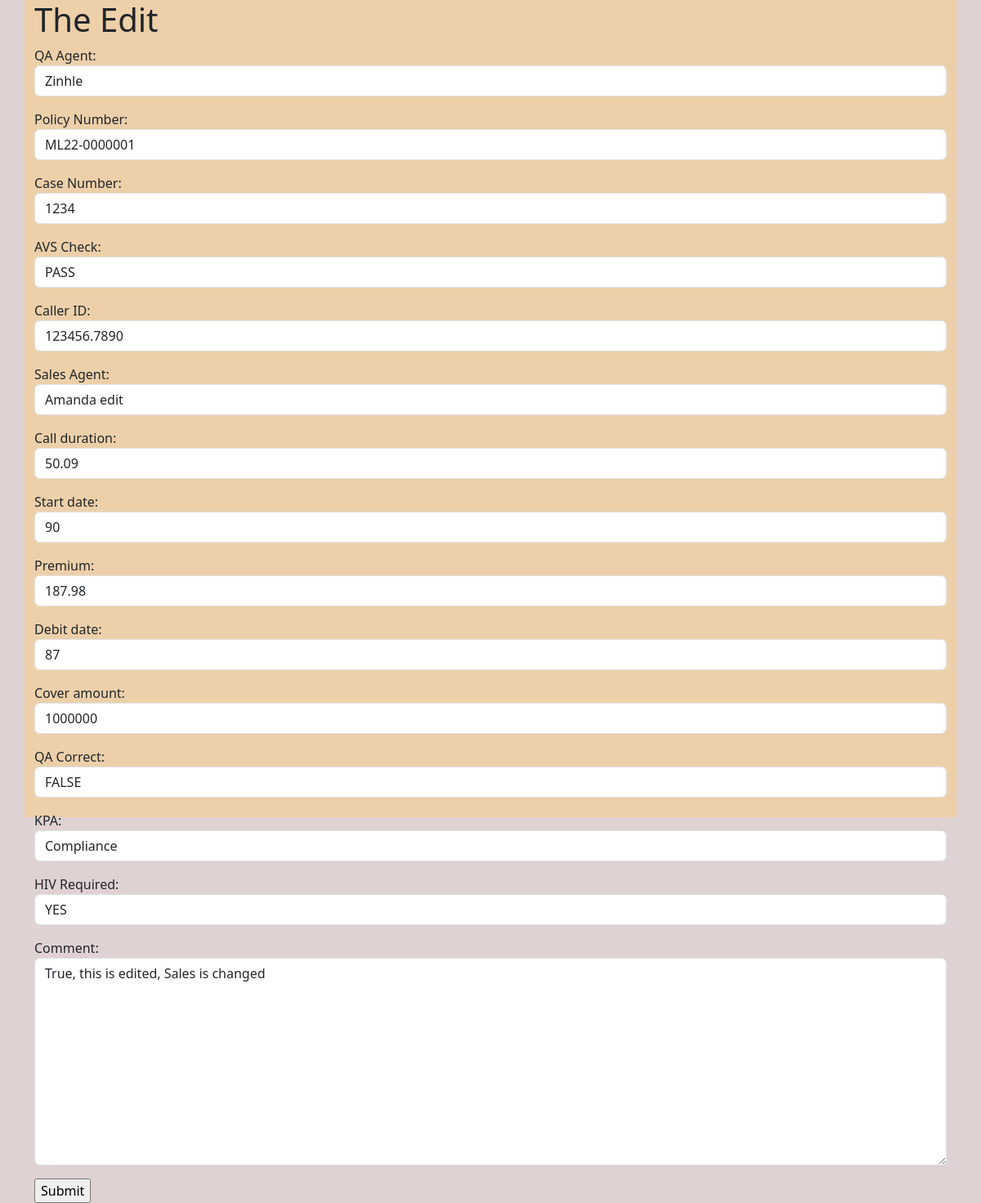
Screenshot of /Edit/1 (signed in) with the database file from the repository.
### SouthsideApp/models.py (models this page shows, shortened)
class QACModels(models.Model):
    Date = models.DateTimeField(auto_now_add=True)
    QA_Agent = models.ForeignKey(User, null=True, on_delete=models.CASCADE)
    Policy_Number = models.CharField(max_length=12)
    Case_Number = models.CharField(max_length=7)
    AVS_Check = models.CharField(choices=AVS, max_length=12)
    Caller_ID = models.CharField(max_length=50)
    Sales_Agent = models.CharField(max_length=50)
    Call_duration = models.CharField(max_length=10)
    Start_date = models.CharField(max_length=20)
    Premium = models.DecimalField(max_digits=6, decimal_places=2)
    Debit_date = models.CharField(max_length=10)
    Cover_amount = models.CharField(max_length=10)
    QA_Correct = models.CharField(choices=QA_Outcome, max_length=5)
    KPA = models.CharField(choices=KPA_Outcome, max_length=15)
    HIV_Required = models.CharField(choices=HIV_Test,  max_length=3)
    Comment = models.TextField(max_length=200)

### SouthsideApp/views.py (the view)
# urls.py: path('Edit/<int:List_id>', views.Edit, name='Edit'),
@login_required(login_url='LoginPage')
def Edit(request, List_id):
    TheList_details = QACModels.objects.get(pk=List_id)
    TheFormEdit = QACForms(request.POST or None, instance=TheList_details)
    if request.method == 'POST':
        if TheFormEdit.is_valid():
            TheFormEdit.save()
            return redirect('Home')
    return render(request, 'SouthsideApp/Edit.html',
                  {'TheFormEdit':TheFormEdit})

### SouthsideApp/Templates/SouthsideApp/Edit.html (shortened to what this page needs)
{% extends 'SouthsideApp/Layout.html' %}
    {% block content %}
    <h1>The Edit</h1>
        <form action="" method="POST">
            {{TheFormEdit.as_p}}
            <input type="submit" value="Submit">
        </form>
    {% endblock %}

### SouthsideApp/static/styles/css.css (style rules this page uses)
body { background-color: rgb(223, 210, 210); }

### rows the page displays
QACModels: QA_Agent "Zinhle", Policy_Number "ML22-0000001", Case_Number "1234", AVS_Check "PASS", Caller_ID "123456.7890", Sales_Agent "Amanda edit", Call_duration "50.09", Start_date "90", Premium "187.98", Debit_date "87", Cover_amount "1000000", QA_Correct "FALSE", KPA "Compliance", HIV_Required "YES", Comment "True, this is edited, Sales is changed"
